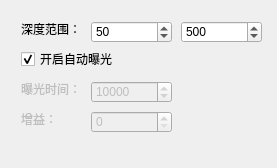
<?xml version="1.0" encoding="UTF-8"?>
<ui version="4.0">
 <class>cameraParaClass</class>
 <widget class="QWidget" name="cameraParaClass">
  <property name="geometry">
   <rect>
    <x>0</x>
    <y>0</y>
    <width>277</width>
    <height>168</height>
   </rect>
  </property>
  <property name="windowTitle">
   <string>cameraPara</string>
  </property>
  <layout class="QGridLayout" name="gridLayout">
   <item row="1" column="0">
    <widget class="QWidget" name="widget" native="true">
     <widget class="QLabel" name="labelExposure">
      <property name="enabled">
       <bool>false</bool>
      </property>
      <property name="geometry">
       <rect>
        <x>10</x>
        <y>70</y>
        <width>61</width>
        <height>16</height>
       </rect>
      </property>
      <property name="text">
       <string>曝光时间：</string>
      </property>
     </widget>
     <widget class="QLabel" name="labelGain">
      <property name="enabled">
       <bool>false</bool>
      </property>
      <property name="geometry">
       <rect>
        <x>10</x>
        <y>100</y>
        <width>61</width>
        <height>16</height>
       </rect>
      </property>
      <property name="text">
       <string>增益：</string>
      </property>
     </widget>
     <widget class="QLabel" name="labelDepthScale">
      <property name="geometry">
       <rect>
        <x>10</x>
        <y>10</y>
        <width>61</width>
        <height>16</height>
       </rect>
      </property>
      <property name="text">
       <string>深度范围：</string>
      </property>
     </widget>
     <widget class="QCheckBox" name="checkBoxAutoExposure">
      <property name="geometry">
       <rect>
        <x>10</x>
        <y>40</y>
        <width>101</width>
        <height>16</height>
       </rect>
      </property>
      <property name="text">
       <string>开启自动曝光</string>
      </property>
      <property name="checked">
       <bool>true</bool>
      </property>
     </widget>
     <widget class="QDoubleSpinBox" name="numDepthMin">
      <property name="geometry">
       <rect>
        <x>80</x>
        <y>10</y>
        <width>81</width>
        <height>22</height>
       </rect>
      </property>
      <property name="decimals">
       <number>0</number>
      </property>
      <property name="maximum">
       <double>10000.000000000000000</double>
      </property>
      <property name="value">
       <double>50.000000000000000</double>
      </property>
     </widget>
     <widget class="QDoubleSpinBox" name="numDepthMax">
      <property name="geometry">
       <rect>
        <x>170</x>
        <y>10</y>
        <width>81</width>
        <height>22</height>
       </rect>
      </property>
      <property name="decimals">
       <number>0</number>
      </property>
      <property name="maximum">
       <double>10000.000000000000000</double>
      </property>
      <property name="value">
       <double>500.000000000000000</double>
      </property>
     </widget>
     <widget class="QDoubleSpinBox" name="numExposure">
      <property name="enabled">
       <bool>false</bool>
      </property>
      <property name="geometry">
       <rect>
        <x>80</x>
        <y>70</y>
        <width>81</width>
        <height>22</height>
       </rect>
      </property>
      <property name="decimals">
       <number>0</number>
      </property>
      <property name="maximum">
       <double>100000.000000000000000</double>
      </property>
      <property name="value">
       <double>10000.000000000000000</double>
      </property>
     </widget>
     <widget class="QDoubleSpinBox" name="numGain">
      <property name="enabled">
       <bool>false</bool>
      </property>
      <property name="geometry">
       <rect>
        <x>80</x>
        <y>100</y>
        <width>81</width>
        <height>22</height>
       </rect>
      </property>
      <property name="decimals">
       <number>0</number>
      </property>
     </widget>
    </widget>
   </item>
  </layout>
 </widget>
 <layoutdefault spacing="6" margin="11"/>
 <resources/>
 <connections/>
</ui>
